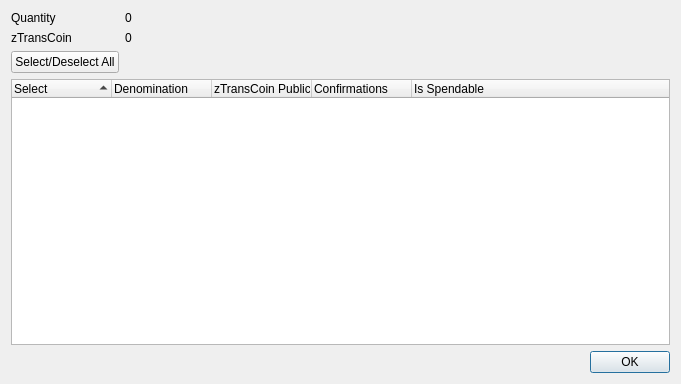
<?xml version="1.0" encoding="UTF-8"?>
<ui version="4.0">
 <class>ZTransCoinControlDialog</class>
 <widget class="QDialog" name="ZTransCoinControlDialog">
  <property name="geometry">
   <rect>
    <x>0</x>
    <y>0</y>
    <width>681</width>
    <height>384</height>
   </rect>
  </property>
  <property name="minimumSize">
   <size>
    <width>681</width>
    <height>384</height>
   </size>
  </property>
  <property name="windowTitle">
   <string>Select zTransCoin to Spend</string>
  </property>
  <layout class="QGridLayout" name="gridLayout">
   <item row="0" column="0">
    <layout class="QFormLayout" name="formLayout">
     <property name="sizeConstraint">
      <enum>QLayout::SetDefaultConstraint</enum>
     </property>
     <item row="0" column="0">
      <widget class="QLabel" name="labelQuantity">
       <property name="text">
        <string>Quantity</string>
       </property>
      </widget>
     </item>
     <item row="0" column="1">
      <widget class="QLabel" name="labelQuantity_int">
       <property name="text">
        <string>0</string>
       </property>
      </widget>
     </item>
     <item row="1" column="0">
      <widget class="QLabel" name="labelZTransCoin">
       <property name="text">
        <string>zTransCoin</string>
       </property>
      </widget>
     </item>
     <item row="1" column="1">
      <widget class="QLabel" name="labelZTransCoin_int">
       <property name="text">
        <string>0</string>
       </property>
      </widget>
     </item>
     <item row="2" column="0">
      <widget class="QPushButton" name="pushButtonAll">
       <property name="text">
        <string>Select/Deselect All</string>
       </property>
      </widget>
     </item>
    </layout>
   </item>
   <item row="1" column="0">
    <layout class="QVBoxLayout" name="verticalLayout">
     <item>
      <widget class="QTreeWidget" name="treeWidget">
       <property name="minimumSize">
        <size>
         <width>0</width>
         <height>250</height>
        </size>
       </property>
       <property name="alternatingRowColors">
        <bool>true</bool>
       </property>
       <property name="sortingEnabled">
        <bool>true</bool>
       </property>
       <property name="columnCount">
        <number>5</number>
       </property>
       <attribute name="headerDefaultSectionSize">
        <number>100</number>
       </attribute>
       <column>
        <property name="text">
         <string notr="true">Select</string>
        </property>
       </column>
       <column>
        <property name="text">
         <string notr="true">Denomination</string>
        </property>
       </column>
       <column>
        <property name="text">
         <string notr="true">zTransCoin Public ID</string>
        </property>
       </column>
       <column>
        <property name="text">
         <string notr="true">Confirmations</string>
        </property>
       </column>
       <column>
        <property name="text">
         <string>Is Spendable</string>
        </property>
       </column>
      </widget>
     </item>
     <item>
      <widget class="QDialogButtonBox" name="buttonBox">
       <property name="orientation">
        <enum>Qt::Horizontal</enum>
       </property>
       <property name="standardButtons">
        <set>QDialogButtonBox::Ok</set>
       </property>
      </widget>
     </item>
    </layout>
   </item>
  </layout>
 </widget>
 <resources/>
 <connections>
  <connection>
   <sender>buttonBox</sender>
   <signal>accepted()</signal>
   <receiver>ZTransCoinControlDialog</receiver>
   <slot>accept()</slot>
   <hints>
    <hint type="sourcelabel">
     <x>248</x>
     <y>254</y>
    </hint>
    <hint type="destinationlabel">
     <x>157</x>
     <y>274</y>
    </hint>
   </hints>
  </connection>
  <connection>
   <sender>buttonBox</sender>
   <signal>rejected()</signal>
   <receiver>ZTransCoinControlDialog</receiver>
   <slot>reject()</slot>
   <hints>
    <hint type="sourcelabel">
     <x>316</x>
     <y>260</y>
    </hint>
    <hint type="destinationlabel">
     <x>286</x>
     <y>274</y>
    </hint>
   </hints>
  </connection>
 </connections>
</ui>
